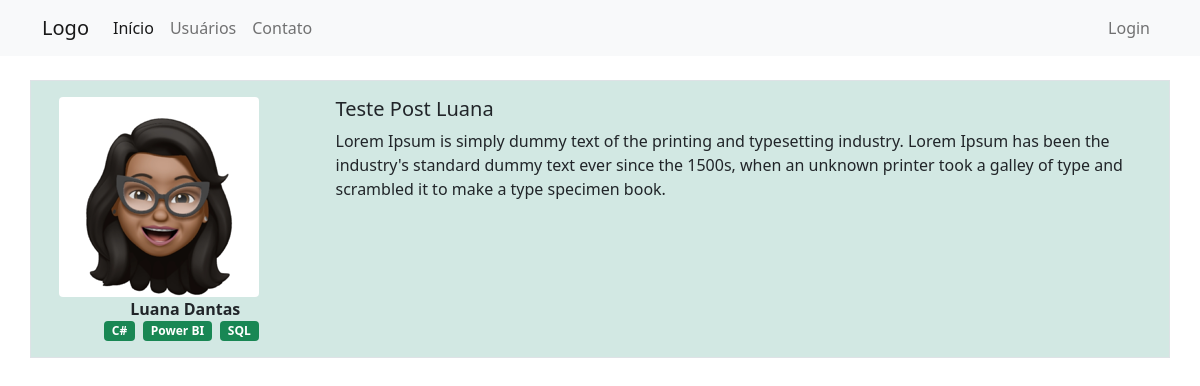
Screenshot of /post/3 with the database file from the repository.
### appcomunidade/models.py (models this page shows, shortened)
class Usuario(database.Model, UserMixin):
    id = database.Column(database.Integer, primary_key=True)
    username = database.Column(database.String, nullable=False)
    email = database.Column(database.String, nullable=False, unique=True)
    senha = database.Column(database.String, nullable=False)
    foto_perfil = database.Column(database.String, default='default.jpg')
    posts = database.relationship('Post', backref='autor', lazy=True)
    cursos = database.Column(database.String, nullable=False, default='Não informado')

class Post(database.Model):
    id = database.Column(database.Integer, primary_key=True)
    titulo = database.Column(database.String, nullable=False)
    corpo = database.Column(database.Text, nullable=False)
    data_criacao = database.Column(database.DateTime, nullable=False, default=datetime.utcnow)
    id_usuario = database.Column(database.Integer, database.ForeignKey('usuario.id'), nullable=False )

### appcomunidade/routes.py (the view)
@app.route('/post/<post_id>')
def exibir_post(post_id):
    post = Post.query.get(post_id)
    path_foto_perfil = url_for('static', filename='fotos_perfil/')
    if current_user == post.autor:
        form = FormCriarPost()
    else:
        form = None
    return render_template('post.html', post=post, path_foto_perfil = path_foto_perfil, form = form)

### appcomunidade/templates/post.html (shortened to what this page needs)
{% extends 'base.html' %} {% block body %}
<div class="container mt-4">
    <div class="row border mt-4 p-3 criarPost">
        <div class="col-3">
            <div class="row">
                <div class="col-md-2 image pe-2" id="foto-perfil">
                    <img
                        src="{{ path_foto_perfil + post.autor.foto_perfil }}"
                        class="rounded"
                        width="200"
                    />
                </div>
            </div>
            <div class="row">
                <div class="col d-flex justify-content-center">
                    <strong> {{post.autor.username}} </strong>
                </div>
            </div>
            <div class="row">
                <div class="col d-flex justify-content-center">
                    {% for curso in post.autor.cursos.split(';') %}
                    <span class="badge bg-success me-2">{{ curso }}</span>
                    {% endfor %}
                </div>
            </div>
        </div>
        <div class="col-9">
            <div class="row">
                <div class="col-8">
                    <h5 class="">{{ post.titulo }}</h5>
                </div>
                <div class="col-4">
                </div>
            </div>
            <div class="row">
                <div class="col-12">
                    <p>{{ post.corpo }}</p>
                </div>
            </div>
        </div>
    </div>
</div>
{% endblock %}

### appcomunidade/static/main.css (style rules this page uses)
.criarPost { background-color: #d2e8e3; }

### rows the page displays
Usuario: foto_perfil (picture), autor.username "Luana Dantas"
Post: titulo "Teste Post Luana", corpo "Lorem Ipsum is simply dummy text of the printing and typesetting industry. Lorem Ipsum has been the industry's standard dummy text ever since the 1500s, when an unknown printer took a galley of type and scrambled it to make a type specimen book."

### other values shown
{{ curso }} "C#" "Power BI" "SQL"
